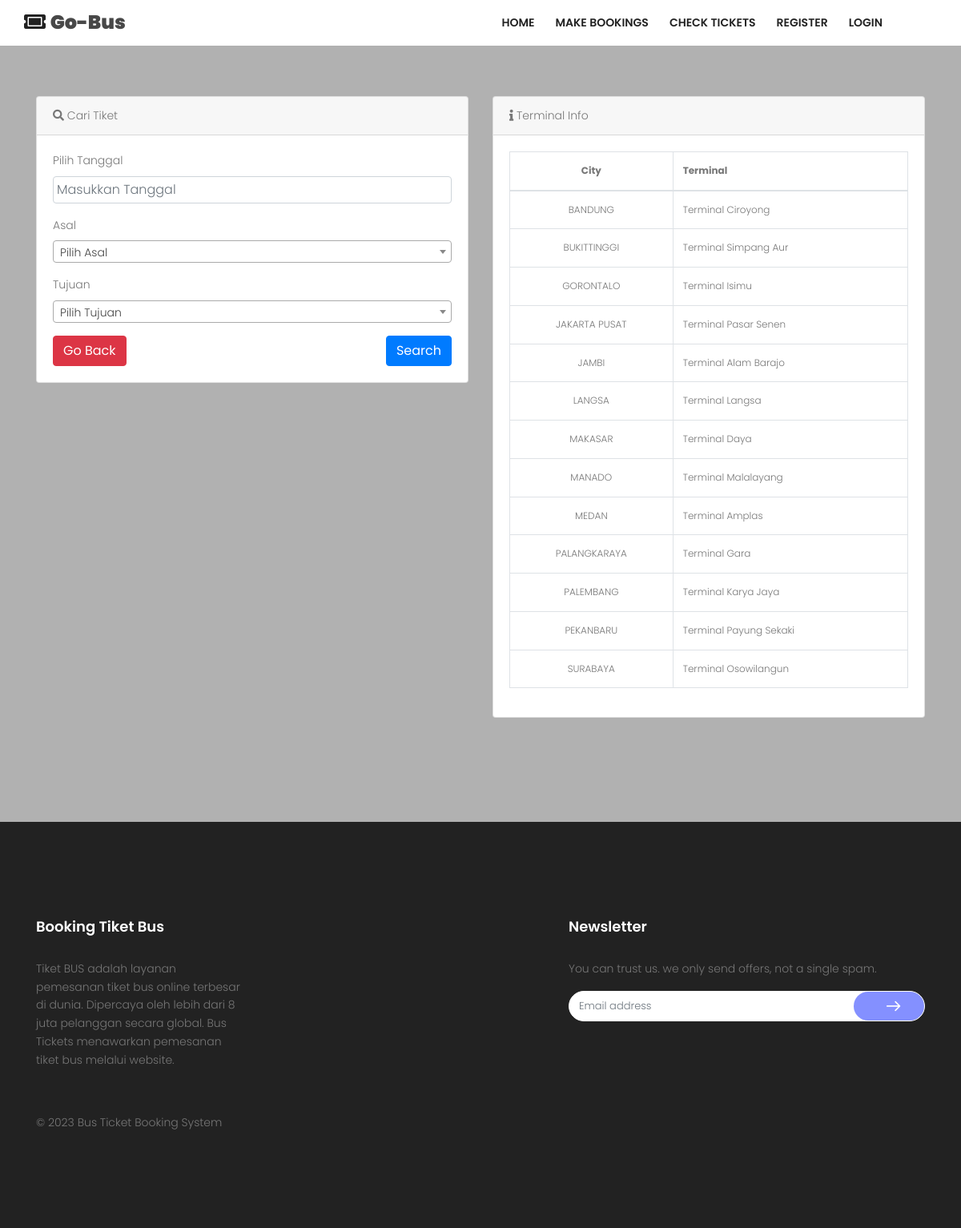
The app's page /index.php/tiket with its own data.
### tables this page shows
CREATE TABLE `tbl_tujuan` (
  `kd_tujuan` varchar(50) NOT NULL,
  `kota_tujuan` varchar(50) NOT NULL,
  `nama_terminal_tujuan` varchar(50) NOT NULL,
  `terminal_tujuan` varchar(100) NOT NULL
);

### application/controllers/Tiket.php (called while the page is built, shortened)
<?php
class Tiket extends CI_Controller {
	public function __construct(){
		$this->load->helper('tglindo_helper');
		$this->load->model('getkod_model');
	}
	public function index(){
		$data['title'] = "Check Schedule";
		$data['asal'] = $this->db->query("SELECT * FROM `tbl_tujuan` ORDER BY kota_tujuan ASC ")->result_array();
		$data['tujuan'] = $this->db->query("SELECT * FROM `tbl_tujuan` group by kota_tujuan ORDER BY kota_tujuan ASC ")->result_array();
		$data['list'] = $this->db->query("SELECT * FROM `tbl_tujuan` ORDER BY kota_tujuan ASC ")->result_array();
		$this->load->view('frontend/cektanggal',$data);
	}
}

### index.php (called while the page is built, shortened)
<?php
require_once BASEPATH.'core/CodeIgniter.php';

### application/views/frontend/cektanggal.php (the view, shortened to what this page needs)
<!DOCTYPE html>
<html lang="zxx" class="no-js">
<head>
	<link rel="stylesheet" type="text/css"
		href="<?php echo base_url() ?>assets/frontend/datepicker/dcalendar.picker.css">
	<?php $this->load->view('frontend/include/base_css'); ?>
</head>
<body>
	<?php $this->load->view('frontend/include/base_nav'); ?>
	<section class="service-area section-gap relative">
		<div class="overlay overlay-bg"></div>
		<div class="container">
			<div class="row">
				<div class="col-lg-6">
					<div class="card mb-5">
						<div class="card-header">
							<i class="fas fa-search"></i> Cari Tiket
						</div>
						<div class="card-body">
							<form action="<?php echo base_url() ?>tiket/cekjadwal?>" method="get">
								<div class="form-group">
									<label for="exampleInputEmail1">Pilih Tanggal</label>
									<input placeholder="Masukkan Tanggal" type="text" class="form-control datepicker"
										name="tanggal" required="">
								</div>
								<div class="form-group">
									<label for="exampleInputEmail1">Asal</label>
								</div>
								<div class="form-group">
									<label for="exampleInputEmail1">Tujuan</label>
								</div>
								<a href="<?php echo base_url() ?>tiket" class="btn btn-danger pull-left">Go Back </a>
								<button type="submit" class="btn btn-primary pull-right">Search </button>
							</form>
						</div>
					</div>
				</div>
				<div class="col-lg-6">
					<div class="card mb-10">
						<div class="card-header">
							<i class="fas fa-info"></i> Terminal Info
						</div>
						<div class="card-body">
							<table class="table table-bordered table-condensed" style="font-size:12px;" id="mydata">
								<thead>
									<tr>
										<th style="text-align:center;">City</th>
										<th>Terminal</th>
									</tr>
								</thead>
								<tbody>
									<?php foreach ($list as $value) { ?>
									<tr>
										<td style="text-align:center;vertical-align:middle">
											<?php echo strtoupper($value['kota_tujuan']) ?></td>
										<td style="vertical-align:middle;"><?php echo $value['terminal_tujuan'] ?></td>
									</tr>
									<?php } ?>
								</tbody>
							</table>
						</div>
					</div>
				</div>
			</div>
	</section>
	<?php $this->load->view('frontend/include/base_footer'); ?>
</body>
</html>

### application/views/frontend/include/base_css.php (shortened to what this page needs)
<link rel="stylesheet" href="<?php echo base_url() ?>assets/frontend/css/linearicons.css">
<link rel="stylesheet" href="<?php echo base_url() ?>assets/frontend/css/owl.carousel.css">
      <link rel="stylesheet" href="<?php echo base_url() ?>assets/frontend/css/font-awesome.min.css">
      <link href="<?= base_url() ?>assets/backend/vendor/fontawesome-free/css/all.min.css" rel="stylesheet" type="text/css">
<link rel="stylesheet" href="<?php echo base_url() ?>assets/frontend/css/nice-select.css">
<link rel="stylesheet" href="<?php echo base_url() ?>assets/frontend/css/magnific-popup.css">
<link rel="stylesheet" href="<?php echo base_url() ?>assets/frontend/css/bootstrap.css">
<link rel="stylesheet" href="<?php echo base_url() ?>assets/frontend/css/main.css">
<link rel="stylesheet" href="http://anijs.github.io/lib/anicollection/anicollection.css">
<link rel="stylesheet" type="text/css" href="<?php echo base_url() ?>assets/datepicker/dist/css/bootstrap-datepicker.min.css">
<link href="<?php echo base_url() ?>assets/frontend/select2/css/select2.min.css" rel="stylesheet" />

### application/views/frontend/include/base_nav.php
<header id="header" id="home">
		    <div class="container">
		    	<div class="row align-items-center justify-content-between d-flex">
			      <div id="logo">
			        <a href="<?php echo base_url() ?>"><h3> <i class="fas fa-ticket-alt"></i> <b>Go-Bus</b></h3></a>
			      </div>
			      <nav id="nav-menu-container">
			        <ul class="nav-menu">
			          <li class="menu"><a href="<?php echo base_url() ?>">Home</a></li>
			          <li><a href="<?php echo base_url() ?>tiket">Make Bookings</a></li>
			          <li class="menu"><a href="<?php echo base_url() ?>tiket/cektiket">Check Tickets</a></li>
			          <?php if ($this->session->userdata('username')) { ?>
				      	<li class="menu-has-children"><a href="#">Hi, <?php echo $this->session->userdata('nama_lengkap'); ?></a>
						<ul>
							<li><a href="<?php echo base_url() ?>profile/profilesaya/<?php echo $this->session->userdata('kd_pelanggan') ?>"><i class="fas fa-id-card"></i> My Profile</a></li>
							<li><a href="<?php echo base_url() ?>profile/tiketsaya/<?php echo $this->session->userdata('kd_pelanggan') ?>"><i class="fas fa-ticket-alt"></i> My Ticket</a></li>
							<li><a href="<?php echo base_url() ?>login/logout"><i class="fas fa-sign-out-alt"></i> Logout</a></li>
						</ul>
						</li>
				      <?php }else{ ?>
				  	  <li class="menu wobble animated"><a href="<?php echo base_url() ?>login/Daftar">Register</a></li>
 					  <li><a href="<?php echo base_url() ?>login">Login</a></li>
				  	  <?php } ?>
			        </ul>
			      </nav>
		    	</div>
		    </div>
		  </header>

### application/views/frontend/include/base_footer.php (shortened to what this page needs)
<footer class="footer-area section-gap">
	<div class="container">
		<div class="row">
			<div class="col-lg-3  col-md-6 col-sm-6">
				<div class="single-footer-widget">
					<h4 class="text-white">Booking Tiket Bus</h4>
					<p>
					Tiket BUS adalah layanan pemesanan tiket bus online terbesar di dunia. Dipercaya oleh lebih dari 8 juta pelanggan secara global. Bus Tickets menawarkan pemesanan tiket bus melalui website.
					</p>
				</div>
			</div>
			<div class="col-lg-4  col-md-6 col-sm-6">
			</div>
			<div class="col-lg-5  col-md-6 col-sm-6">
				<div class="single-footer-widget">
					<h4 class="text-white">Newsletter</h4>
					<p>You can trust us. we only send  offers, not a single spam.</p>
					<div class="d-flex flex-row" id="mc_embed_signup">
							<form class="navbar-form" novalidate="true" action="" method="post">
						    <div class="input-group add-on">
						      	<input class="form-control" placeholder="Email address"  type="email">
						      <div class="input-group-btn">
						        <button class="genric-btn primary circle arrow"><span class="lnr lnr-arrow-right"></span></button>
						      </div>
						    </div>
						  </form>
					</div>
				</div>
			</div>
		</div>
		<div class="footer-bottom d-flex justify-content-between align-items-center flex-wrap">
         <p class="footer-text m-0"><span>&copy; <?= date('Y') ?> Bus Ticket Booking System </span> </p>
		</div>
	</div>
</footer>

### assets/frontend/css/main.css (style rules this page uses)
body { color: #777; font-family: "Poppins", sans-serif; font-size: 14px; font-weight: 300; line-height: 1.625em; position: relative; }
ol, ul { margin: 0; padding: 0; list-style: none; }
a { -webkit-transition: all 0.3s ease 0s; -moz-transition: all 0.3s ease 0s; -o-transition: all 0.3s ease 0s; transition: all 0.3s ease 0s; }
a, a:focus, a:hover { text-decoration: none; outline: 0; }
h1, h2, h3, h4, h5, h6 { font-family: "Poppins", sans-serif; color: #222; line-height: 1.2em !important; margin-bottom: 0; margin-top: 0; font-weight: 600; }
h3, .h3 { font-size: 24px; }
h4, .h4 { font-size: 18px; }
td, th { border-radius: 0px; }
.mb-5 { margin-bottom: 5px; }
.mb-10 { margin-bottom: 10px; }
.text-white { color: #fff; }
.flex-wrap { -webkit-flex-wrap: wrap; -moz-flex-wrap: wrap; -ms-flex-wrap: wrap; flex-wrap: wrap; }
.relative { position: relative; }
.overlay { position: absolute; left: 0; right: 0; top: 0; bottom: 0; }
b, sup, sub, u, del { color: #484848; }
h3 { font-size: 24px; }
h4 { font-size: 18px; }
h1, h2, h3, h4, h5, h6 { line-height: 1.5em; }
.genric-btn { display: inline-block; outline: none; line-height: 40px; padding: 0 30px; font-size: 0.8em; text-align: center; text-decoration: none; font-weight: 500; cursor: pointer; -webkit-transition: all 0.3s ease 0s; -moz-transition: all 0.3s ease 0s; -o-transition: all 0.3s ease 0s; transition: all 0.3s ease 0s; }
.genric-btn.circle { border-radius: 20px; }
.genric-btn.arrow { display: -webkit-inline-box; display: -ms-inline-flexbox; display: inline-flex; -webkit-box-align: center; -ms-flex-align: center; align-items: center; }
.genric-btn.arrow span { margin-left: 10px; }
.genric-btn.primary { color: #fff; background: #8490ff; border: 1px solid transparent; }
#header { padding: 14px 0; position: fixed; left: 0; top: 0; right: 0; transition: all 0.5s; z-index: 997; background: #fff; }
.nav-menu, .nav-menu * { margin: 0; padding: 0; list-style: none; }
.nav-menu li { position: relative; white-space: nowrap; }
.nav-menu > li { float: left; }
#nav-menu-container { margin: 0; }
@media (min-width: 1024px) { #nav-menu-container { padding-right: 60px; } }
.nav-menu a { padding: 0 8px 0px 8px; text-decoration: none; display: inline-block; color: #222; font-weight: 600; font-size: 14px; text-transform: uppercase; outline: none; }
.nav-menu > li { margin-left: 10px; }
#mobile-nav { position: fixed; top: 0; padding-top: 18px; bottom: 0; z-index: 998; background: rgba(0, 0, 0, 0.8); left: -260px; width: 260px; overflow-y: auto; transition: 0.4s; }
#mobile-nav ul { padding: 0; margin: 0; list-style: none; }
#mobile-nav ul li { position: relative; }
#mobile-nav ul li a { color: #fff; font-size: 13px; text-transform: uppercase; overflow: hidden; padding: 10px 22px 10px 15px; position: relative; text-decoration: none; width: 100%; display: block; outline: none; font-weight: 700; }
.section-gap { padding: 120px 0; }
.service-area { background-size: cover; }
.service-area .overlay-bg { background-color: rgb(177 177 177); }
.footer-area { background-color: #222; }
.footer-area h4 { padding-bottom: 30px; }
.footer-area .genric-btn { background: #8490ff; border: none; border-radius: 57px; height: 36px; }
.footer-area .footer-bottom { padding-top: 40px; }
.single-footer-widget .navbar-form { width: 100%; }
.single-footer-widget .navbar-form .form-control { border: none; border-radius: 20px; font-size: 13px; }
.single-footer-widget .navbar-form .add-on { background: #fff; border-radius: 20px; border: 1px solid #fff; }
.single-footer-widget .navbar-form .lnr { font-weight: 900; font-size: 18px !important; color: #fff; }

### records on screen
tbl_tujuan: kota_tujuan "BANDUNG", terminal_tujuan "Terminal Ciroyong"
tbl_tujuan: kota_tujuan "BUKITTINGGI", terminal_tujuan "Terminal Simpang Aur"
tbl_tujuan: kota_tujuan "GORONTALO", terminal_tujuan "Terminal Isimu"
tbl_tujuan: kota_tujuan "JAKARTA PUSAT", terminal_tujuan "Terminal Pasar Senen"
tbl_tujuan: kota_tujuan "JAMBI", terminal_tujuan "Terminal Alam Barajo"
tbl_tujuan: kota_tujuan "LANGSA", terminal_tujuan "Terminal Langsa"
tbl_tujuan: kota_tujuan "MAKASAR", terminal_tujuan "Terminal Daya"
tbl_tujuan: kota_tujuan "MANADO", terminal_tujuan "Terminal Malalayang"
tbl_tujuan: kota_tujuan "MEDAN", terminal_tujuan "Terminal Amplas"
tbl_tujuan: kota_tujuan "PALANGKARAYA", terminal_tujuan "Terminal Gara"
tbl_tujuan: kota_tujuan "PALEMBANG", terminal_tujuan "Terminal Karya Jaya"
tbl_tujuan: kota_tujuan "PEKANBARU", terminal_tujuan "Terminal Payung Sekaki"
tbl_tujuan: kota_tujuan "SURABAYA", terminal_tujuan "Terminal Osowilangun"
